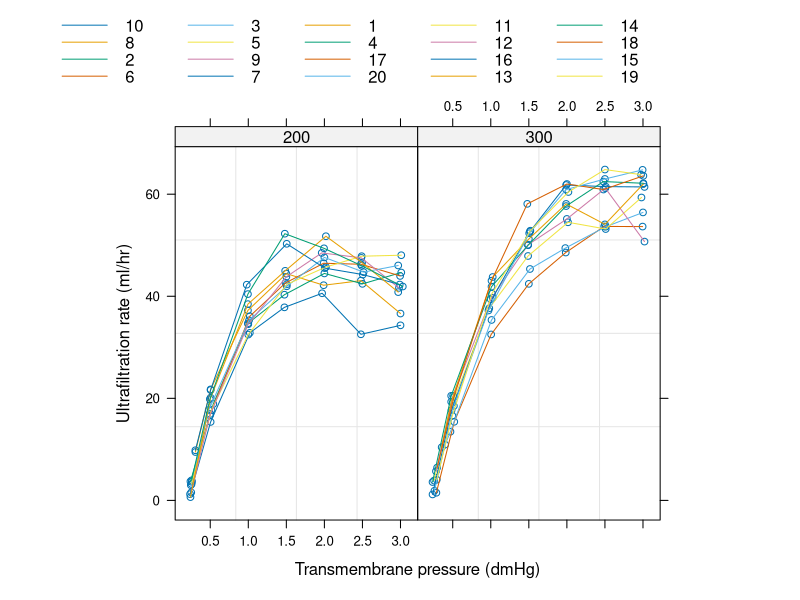
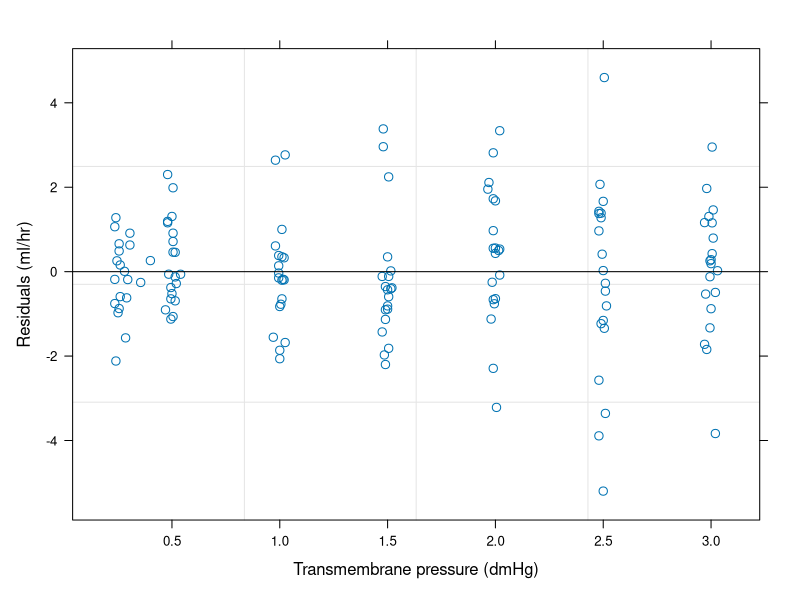
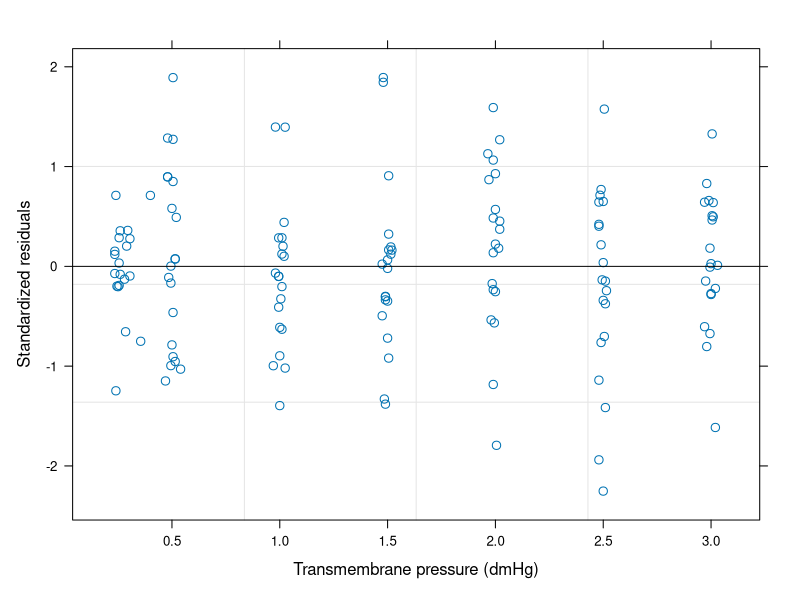
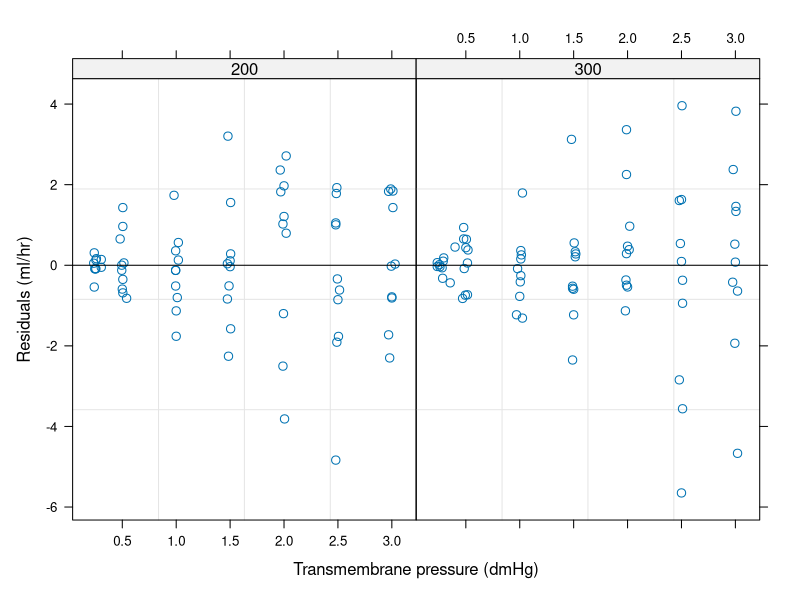
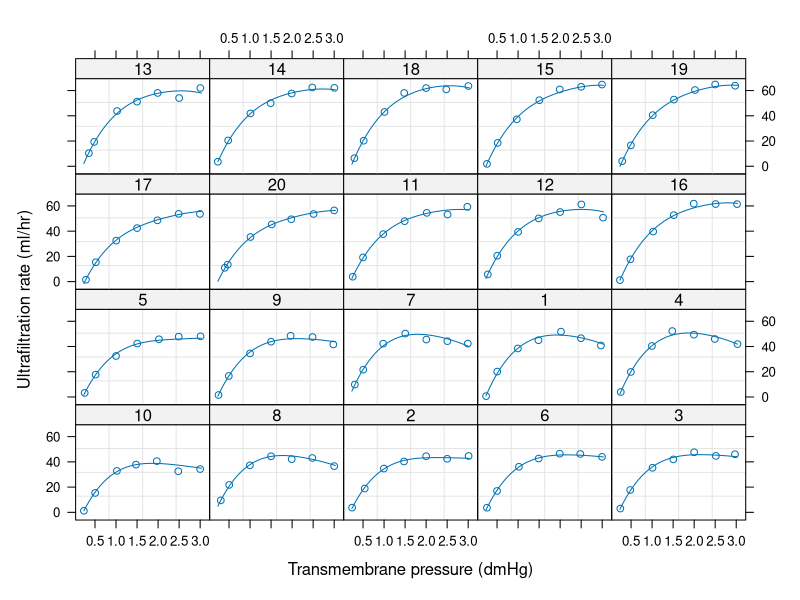
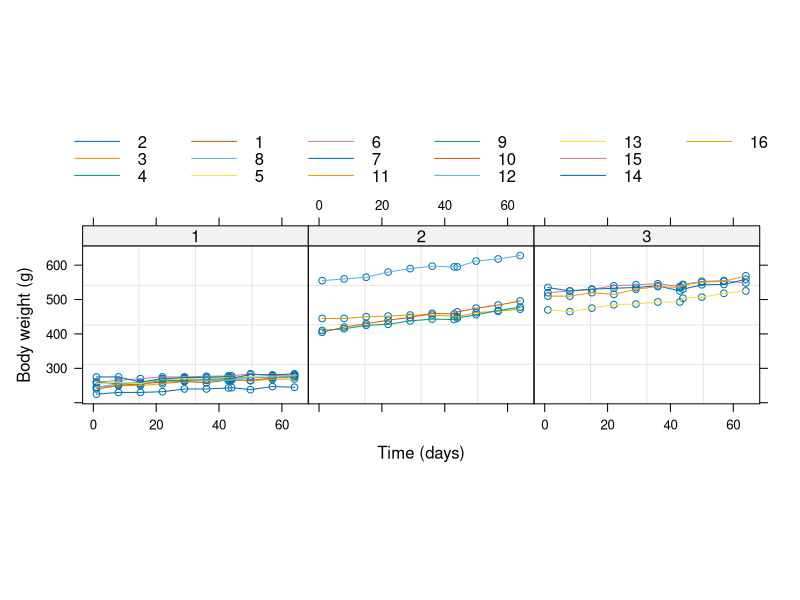
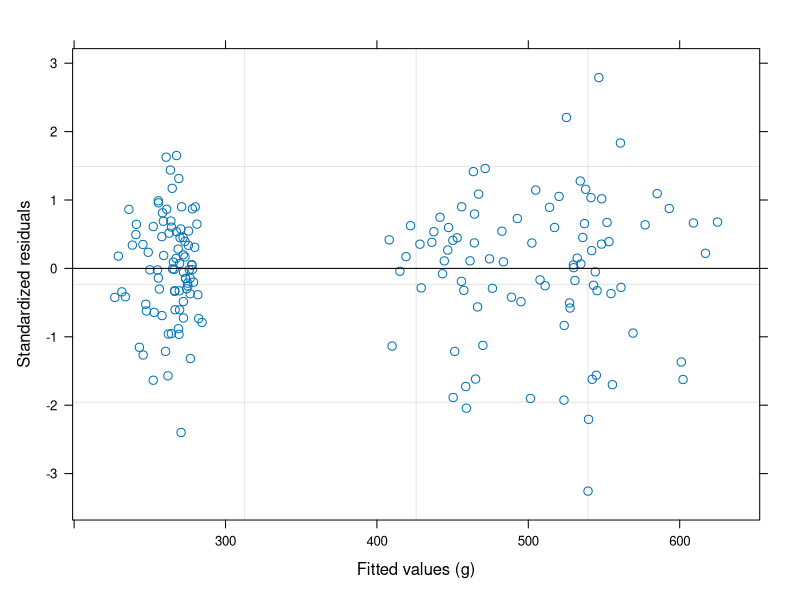

The R script that drew these images, in order:
## ---- chunk 1
library(nlme)
options(
  width = 65,
  ## reduce platform dependence in printed output when testing
  digits = if (nzchar(Sys.getenv("R_TESTS"))) 3 else 5
)
## ---- chunk 2
vf1Fixed <- varFixed(~age)
vf1Fixed <- Initialize(vf1Fixed, data = Orthodont)
varWeights(vf1Fixed)
## ---- chunk 3
1 / sqrt(8)
1 / sqrt(10)
## ---- chunk 4
vf1Ident <- varIdent(c(Female = 0.5), ~ 1 | Sex)
vf1Ident <- Initialize(vf1Ident, Orthodont)
varWeights(vf1Ident)
## ---- chunk 5
vf2Ident <- varIdent(form = ~ 1 | Sex, fixed = c(Female = 0.5))
vf2Ident <- Initialize(vf2Ident, Orthodont)
varWeights(vf2Ident)
## ---- chunk 6
vf3Ident <- varIdent(form = ~ 1 | Sex * age)
vf3Ident <- Initialize(vf3Ident, Orthodont)
varWeights(vf3Ident)
## ---- chunk 7
vf1Power <- varPower(1)
formula(vf1Power)
## ---- chunk 8
vf2Power <- varPower(fixed = 0.5)
## ---- chunk 9
vf3Power <- varPower(form = ~ fitted(.) | Sex, fixed = list(Male = 0.5, Female = 0))
## ---- chunk 10
vf1Exp <- varExp(form = ~ age | Sex, fixed = c(Female = 0))
## ---- chunk 11
vf1ConstPower <- varConstPower(
  power = 0.5,
  fixed = list(const = 1)
)
## ---- chunk 12
vf1Comb <- varComb(
  varIdent(c(Female = 0.5), ~ 1 | Sex),
  varExp(1, ~age)
)
vf1Comb <- Initialize(vf1Comb, Orthodont)
varWeights(vf1Comb)
## ---- chunk 13
head(Dialyzer)
## ---- chunk 14
plot(Dialyzer, outer = ~QB)
## ---- chunk 15
fm1Dial.lme <-
  lme(
    rate ~ (pressure + I(pressure^2) + I(pressure^3) + I(pressure^4)) * QB,
    data = Dialyzer,
    random = ~ pressure + I(pressure^2)
  )
fm1Dial.lme
## ---- chunk 16
plot(fm1Dial.lme, resid(.) ~ pressure, abline = 0)
## ---- chunk 17
fm2Dial.lme <- update(
  fm1Dial.lme,
  weights = varPower(form = ~pressure)
)
fm2Dial.lme
## ---- chunk 18
plot(fm2Dial.lme, resid(., type = "p") ~ pressure, abline = 0)
## ---- chunk 19
anova(fm1Dial.lme, fm2Dial.lme)
## ---- chunk 20
intervals(fm2Dial.lme)
## ---- chunk 21
plot(fm2Dial.lme, resid(.) ~ pressure | QB, abline = 0)
## ---- chunk 22
fm3Dial.lme <- update(fm2Dial.lme,
  weights = varPower(form = ~ pressure | QB)
)
fm3Dial.lme
## ---- chunk 23
anova(fm2Dial.lme, fm3Dial.lme)
## ---- chunk 24
fm4Dial.lme <- update(fm2Dial.lme, weights = varConstPower(form = ~pressure))
fm4Dial.lme
## ---- chunk 25
anova(fm2Dial.lme, fm4Dial.lme)
## ---- chunk 26
plot(augPred(fm2Dial.lme), grid = T)
## ---- chunk 27
anova(fm2Dial.lme)
## ---- chunk 28
anova(fm2Dial.lme, Terms = 8:10)
## ---- chunk 29
BodyWeight
## ---- chunk 30
plot(BodyWeight, outer = ~Diet, aspect = 0.7, layout = c(3, 1))
## ---- chunk 31
fm1BW.lme <-
  lme(
    weight ~ Time * Diet,
    data = BodyWeight,
    random = ~Time
  )
summary(fm1BW.lme)
## ---- chunk 32
plot(fm1BW.lme)
## ---- chunk 33
fm2BW.lme <- update(fm1BW.lme, weights = varPower(form = ~ fitted(.)))
summary(fm2BW.lme)
## ---- chunk 34
anova(fm1BW.lme, fm2BW.lme)
## ---- chunk 35
anova(fm2BW.lme, L = c("Time:Diet2" = 1, "Time:Diet3" = -1))
